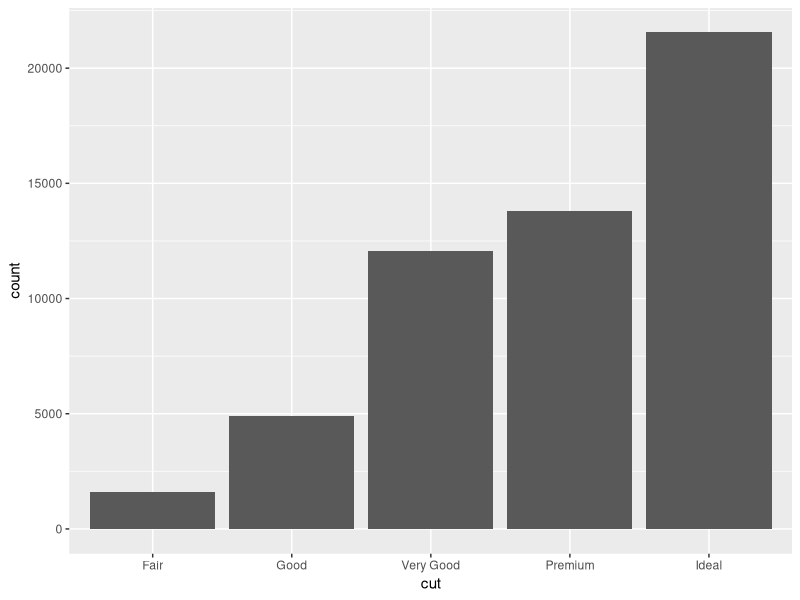
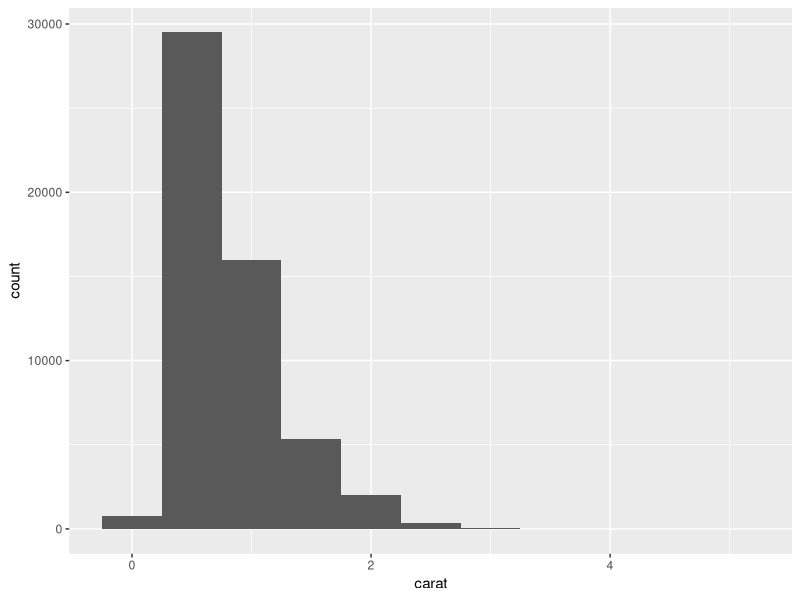
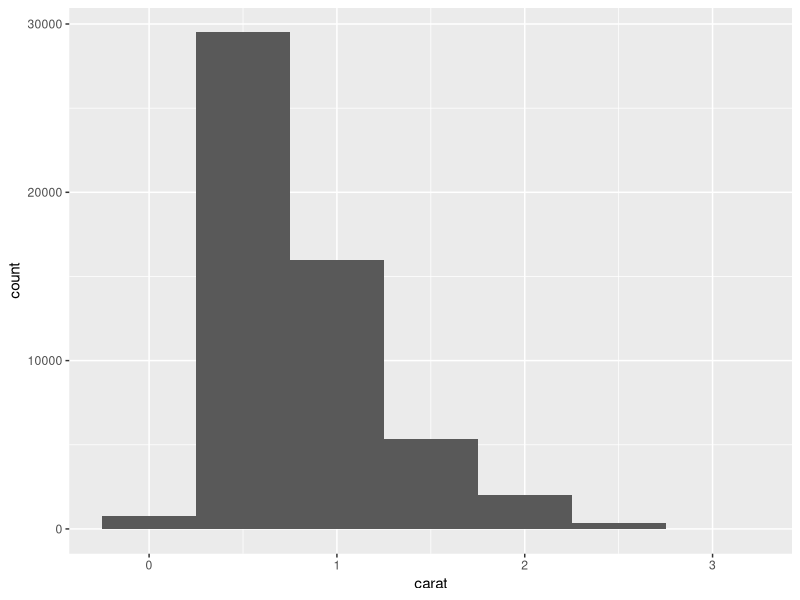
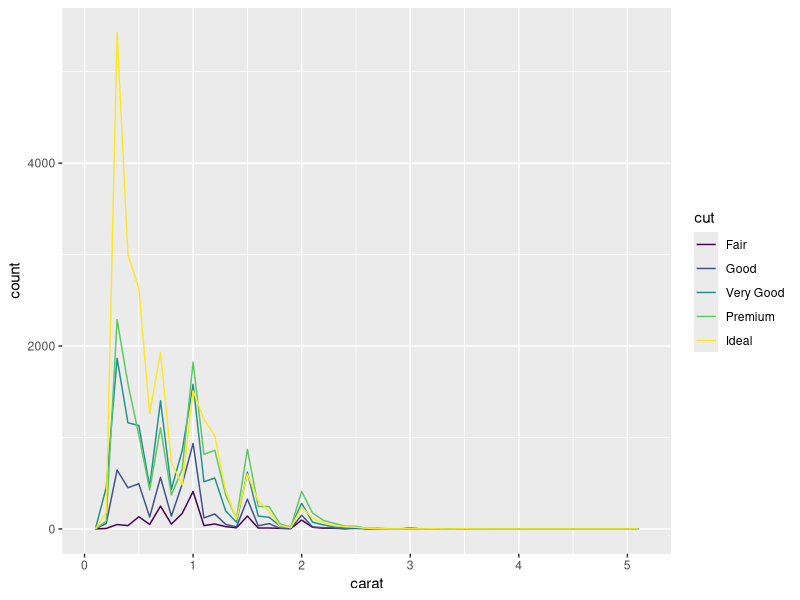
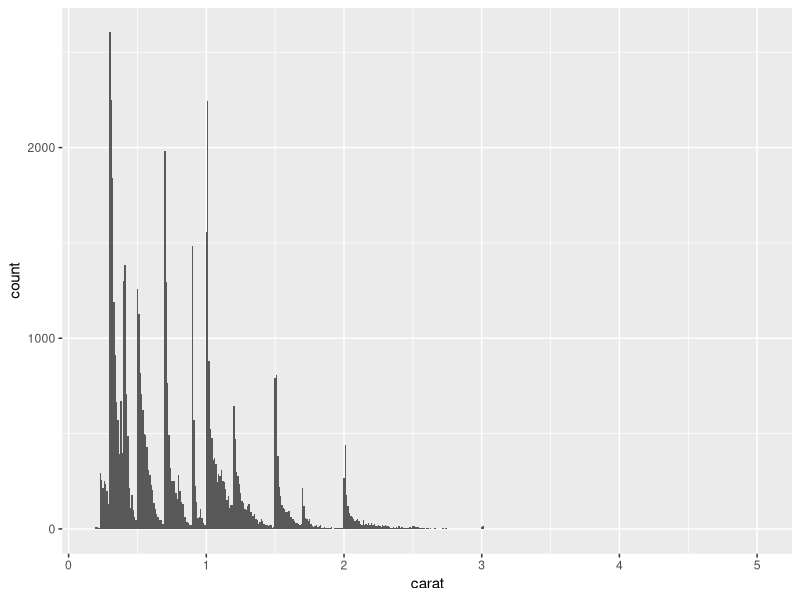
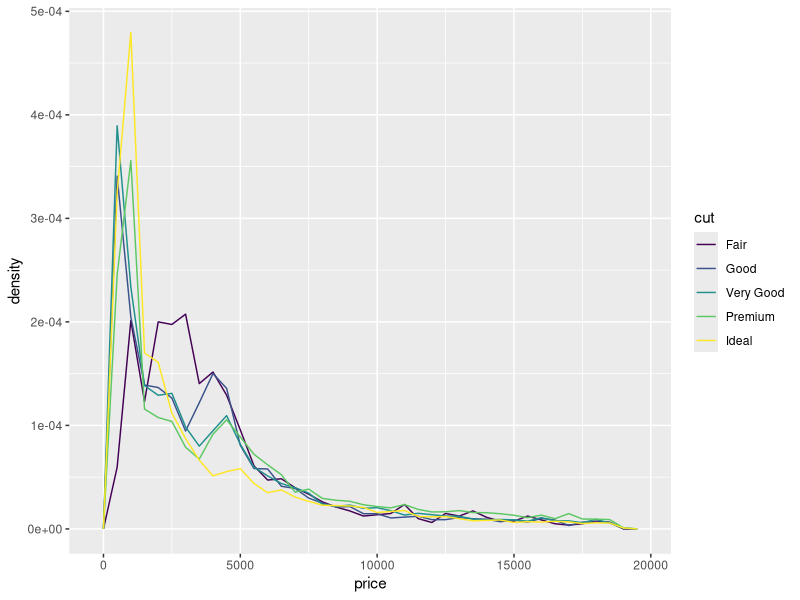
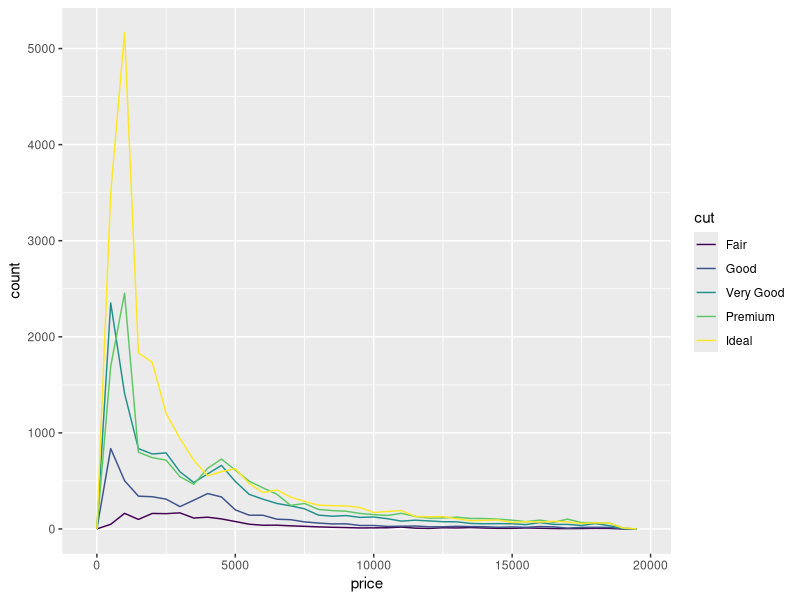
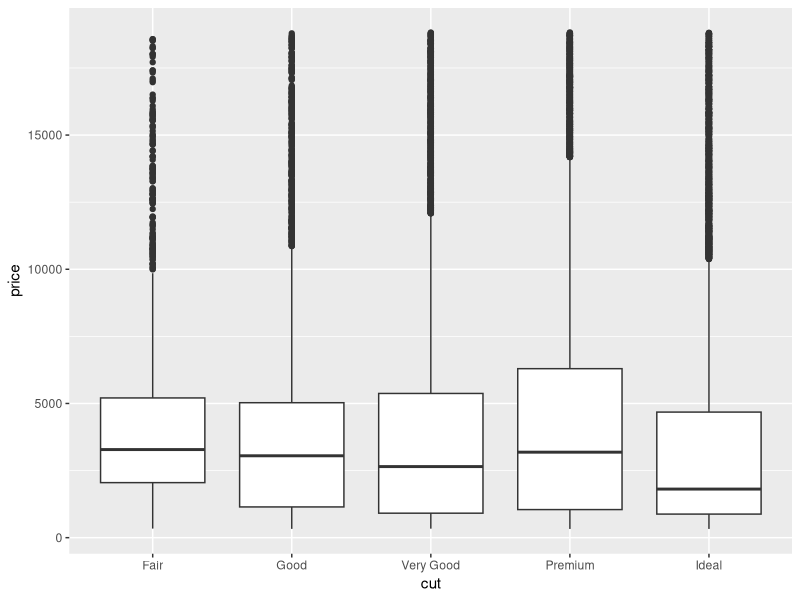

Recreate these plots in R, in order. (Note: this script raises an error after producing the figures.)
#EDA
library(tidyverse)

#discret variable
ggplot(data = diamonds)+ geom_bar(mapping = aes(x= cut))

#continous variable

ggplot(data = diamonds)+
geom_histogram(mapping = aes(x=carat), binwidth =0.5 )

smaller<- diamonds%>%
  filter(carat<3)
ggplot(data = smaller , mapping = aes(x=carat))+
  geom_histogram(binwidth = 0.5)

ggplot(data = diamonds , mapping = aes(x=carat , color= cut))+
geom_freqpoly(binwidth=0.1)

ggplot(data = diamonds , mapping = aes(x=carat))+
  geom_histogram(binwidth =0.01)

ggplot(data = diamonds , mapping = aes(x=price , y= ..density..))+
  geom_freqpoly(mapping = aes(color= cut), binwidth=500)

ggplot(data = diamonds , mapping = aes(x=price))+
  geom_freqpoly(mapping = aes(color= cut), binwidth=500)
#box plot

ggplot(data = diamonds , mapping = aes(x=cut, y = price))+
  geom_boxplot()


ggplot(data = diamonds)+
  geom_count(mapping = aes(x= cut , y=color))

diamonds%>%
  count(color , cut )%>%
  ggplot(mapping= aes(x=color , y =cut))+
 geom_tile(mapping = aes(fill=n)) 

ggplot(data = diamonds)+
  geom_point(mapping = aes(x=carat , y =price))

ggplot(data = diamonds)+
  geom_bin2d(mapping = aes(x=carat , y =price))

ggplot(data = smaller)+
  geom_boxplot(mapping = aes(group=cut_width(carat,0.1)))


